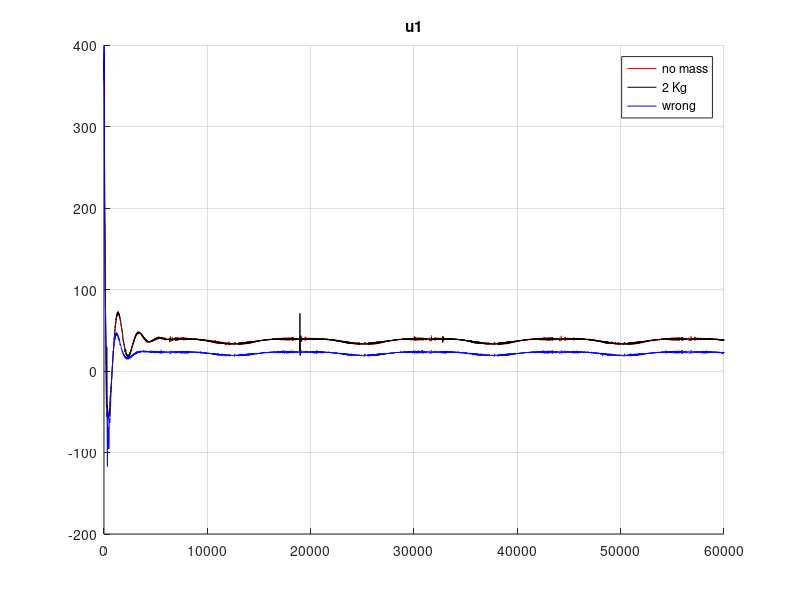
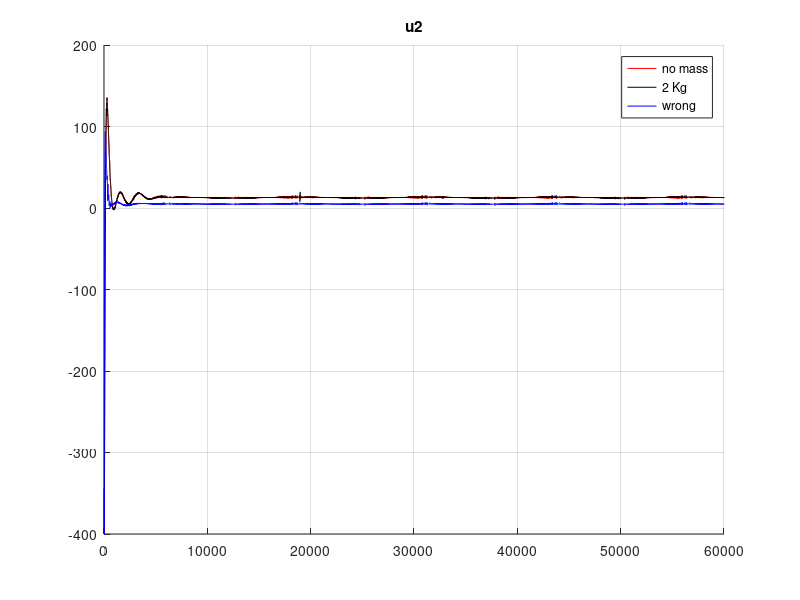

The MATLAB script that drew these images, in order:
clc
clear
close all


control_15 = load("./DC_1.5/control_DAR.txt");
control_15_2Kg = load("./DC_1.5_2Kg/control_DAR.txt");
control_15_2Kg_w = load("./DC_1.5_2Kg_wrong/control_DAR.txt");

figure()
hold on; grid on;
plot(control_15(:,1),'r')
plot(control_15_2Kg(:,1),'k')
plot(control_15_2Kg_w(:,1),'b')
legend("no mass","2 Kg","wrong")
title('u1')

figure()
hold on; grid on;
plot(control_15(:,2),'r')
plot(control_15_2Kg(:,2),'k')
plot(control_15_2Kg_w(:,2),'b')
legend("no mass","2 Kg","wrong")
title('u2')



